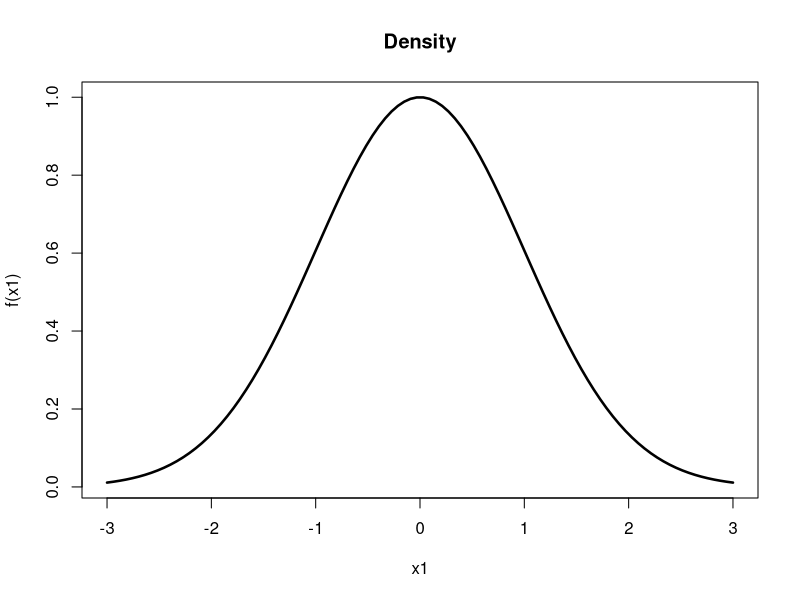
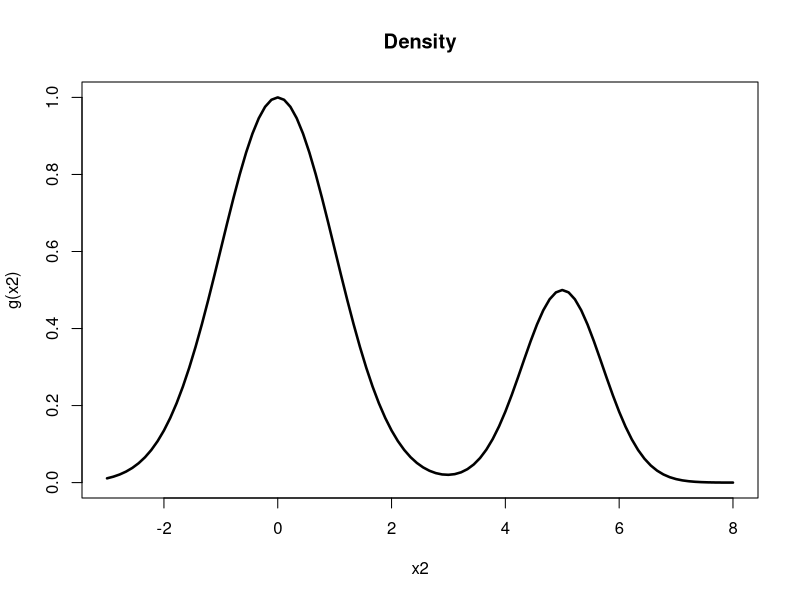
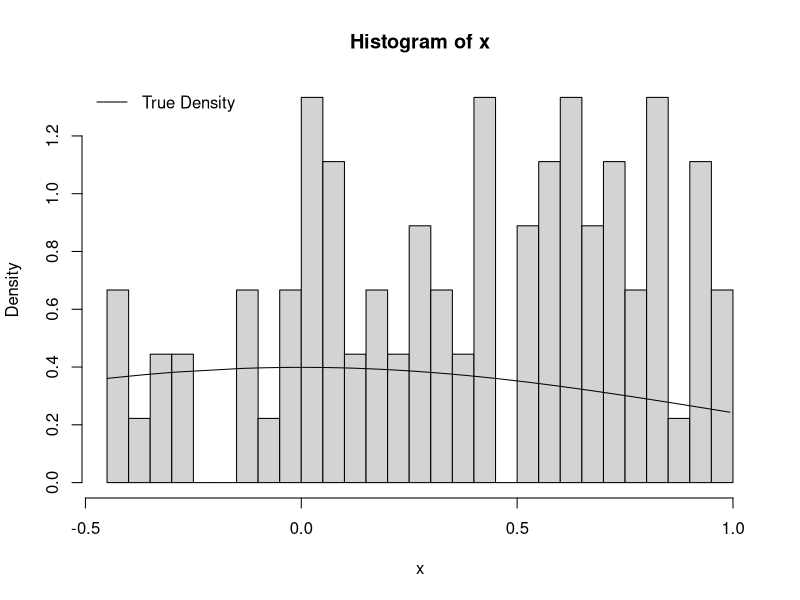
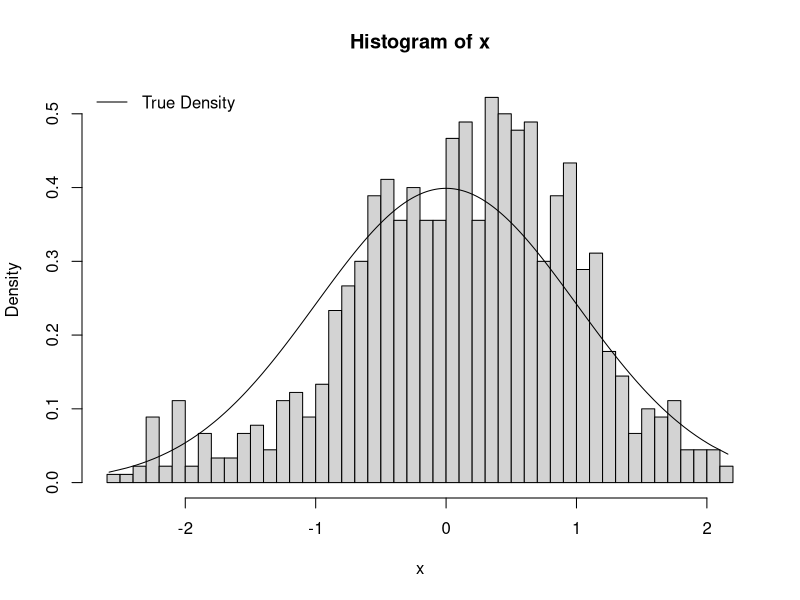
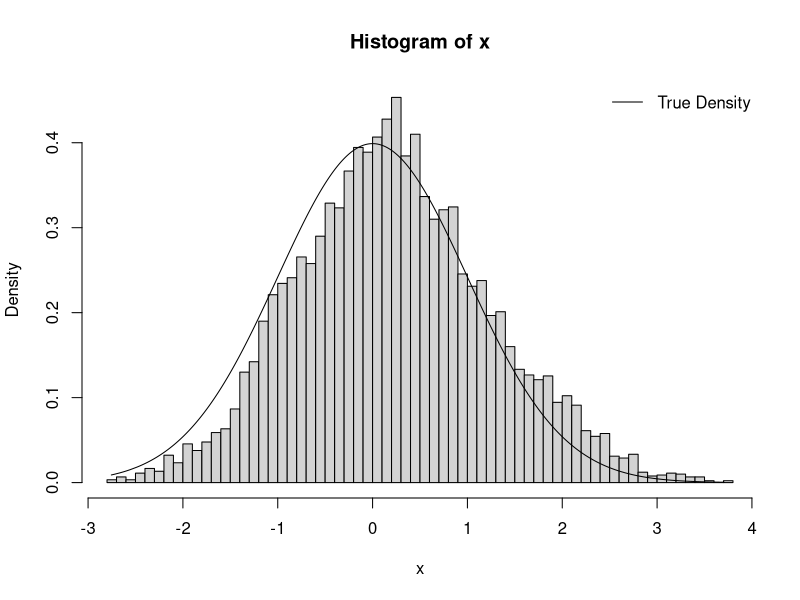
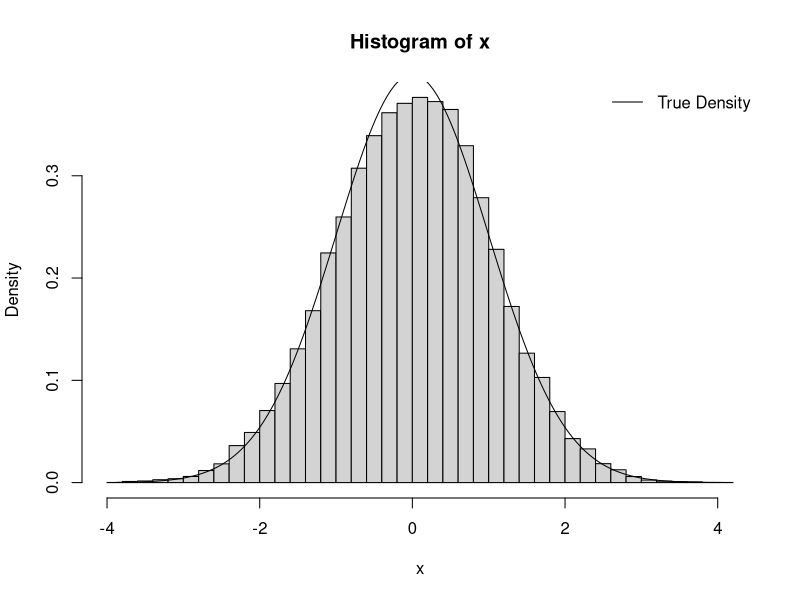
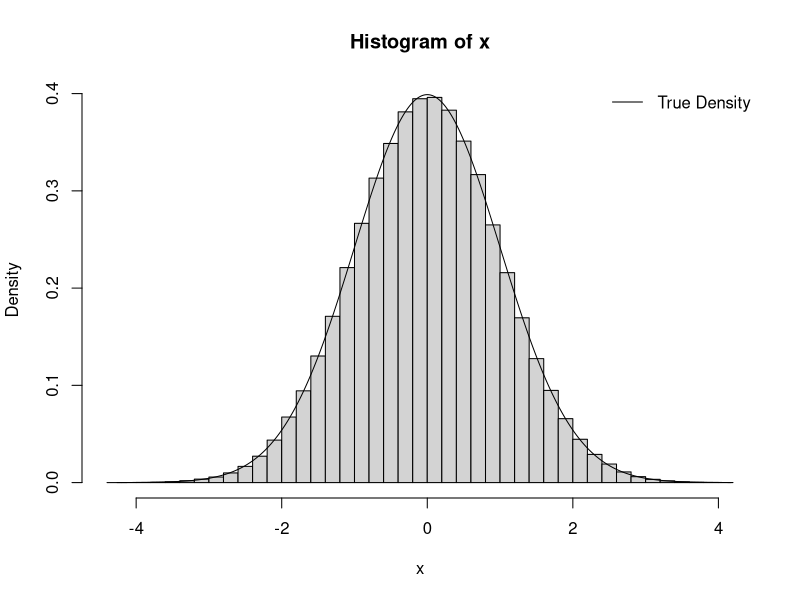
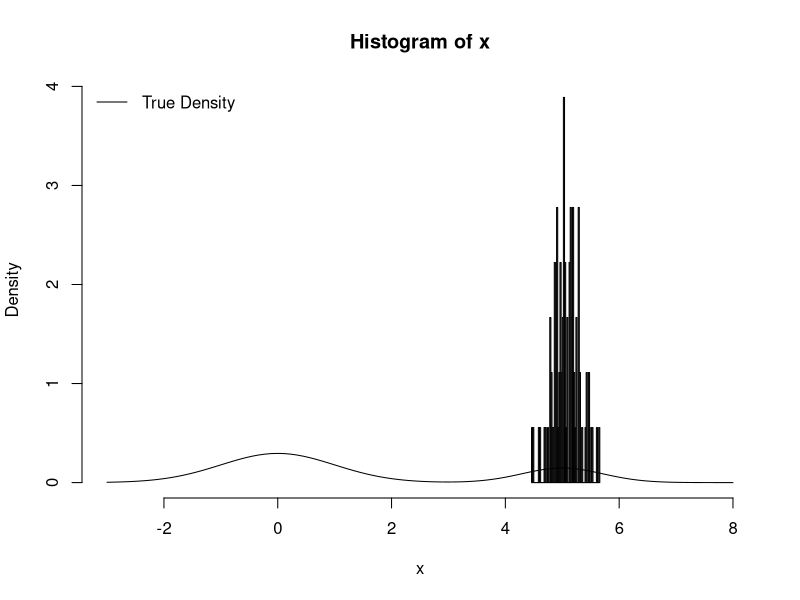

Reproduce these figures in R, in order.
#Stupid MCMC example

#Markov Chain Monte Carlo provides a means of sampling from a distribution that is 
#known only up to a constant of proportionality.  It can also be used for 
#optimization, in which we seek the point with the highest function value.  To that end, simply 
#create a bunch of samples (run the chain), and then look for the x-value at the maximum.

#Suppose our function to maximize is exp(-.5*x^2).  Note that this 
#proportional to a standard normal distribution, but is not itself standard normal.
#Also note that the solution in this example is trivial, the max is at x=0.
#But it's a good example.

f<-function(x) exp(-.5*x^2)
g<-function(x) exp(-.5*x^2)+.5*exp(-(x-5)^2)
x1<-seq(from=-3,to=3,length.out=100)
x2<-seq(from=-3,to=8,length.out=100)
plot(x1,f(x1),type="l",lwd=2.5,main="Density")
plot(x2,g(x2),type="l",lwd=2.5,main="Density")

g.norm<-unlist(integrate(g,lower=-10,upper=15))$value
g.norm

#Define a function to run a single Markov Chain, as a function of the number of reps.
#At each step, propose a random change.  Accept the change if it moves uphill, and 
#accept with some probability if the change moves downhill.  Remove the first so many
#iterations as "burn-in".  The chain only creates valid samples from the distribution 
#once it reaches a steady-state.

one.chain<-function(nreps=100000,f,seed=7,x.start=rnorm(1)) {
  set.seed(seed)
  x<-vector(mode="numeric",length=nreps)
  burn=nreps/10

  #Random starting point
  x[1]<-x.start

  for(i in 2:nreps) {
    x.tmp<-x[i-1]+rnorm(1,sd=.2)
    phi<-f(x.tmp)/f(x[i-1])
    if(phi>1) {
      x[i]<-x.tmp
    } else {
      x[i]<-ifelse(rbinom(1,1,prob=phi),x.tmp,x[i-1])
    }
  }
  return(x[-(1:burn)])
}

#-----First function unimodal

#Run 100 reps.  Looks really bad
x<-one.chain(100,f)
hist(x,freq=FALSE,nc=50)
lines(sort(x),dnorm(sort(x)))
legend("topleft","True Density",lty="solid",bty="n")

#Run 1000 reps.  Looks bad
x<-one.chain(1000,f)
hist(x,freq=FALSE,nc=50)
lines(sort(x),dnorm(sort(x)))
legend("topleft","True Density",lty="solid",bty="n")

#Run 10,000 reps.  Looks a little better
x<-one.chain(10000,f)
hist(x,freq=FALSE,nc=50)
lines(sort(x),dnorm(sort(x)))
legend("topright","True Density",lty="solid",bty="n")

#Run 100,000 reps.  Looks good.
x<-one.chain(100000,f)
hist(x,freq=FALSE,nc=50)
lines(sort(x),dnorm(sort(x)))
legend("topright","True Density",lty="solid",bty="n")

#Run 1,000,000 reps.  Looks great.
x<-one.chain(1000000,f)
hist(x,freq=FALSE,nc=50)
lines(sort(x),dnorm(sort(x)))
legend("topright","True Density",lty="solid",bty="n")

#Find the x at which the function is maximized.  Success!
x[which(f(x)==max(f(x)))]



#-----Second function multi-modal

#Run 100 reps.  Looks really bad
x<-one.chain(100,g,x.start=6)
hist(x,freq=FALSE,nc=50,xlim=c(-3,8))
lines(x2,g(x2)/g.norm)
legend("topleft","True Density",lty="solid",bty="n")

#Run 1000 reps.  Hasn't found the other hill yet
x<-one.chain(1000,g,x.start=6)
hist(x,freq=FALSE,nc=50,xlim=c(-3,8))
lines(x2,g(x2)/g.norm)
legend("topleft","True Density",lty="solid",bty="n")

#Run 10,000 reps.  Found the other hill but levels are off
x<-one.chain(10000,g,x.start=6)
hist(x,freq=FALSE,nc=50)
lines(sort(x),g(sort(x))/g.norm)
legend("topright","True Density",lty="solid",bty="n")

#Run 100,000 reps.  Looks good.
x<-one.chain(100000,g,x.start=6)
hist(x,freq=FALSE,nc=50,xlim=c(-3,8))
lines(x2,g(x2)/g.norm)
legend("topright","True Density",lty="solid",bty="n")

#Run 5,000,000 reps.  Looks great.
x<-one.chain(5000000,g,x.start=6)
hist(x,freq=FALSE,nc=50,xlim=c(-3,8))
lines(x2,g(x2)/g.norm)
legend("topright","True Density",lty="solid",bty="n")

#Find the x at which the function is maximized.  Success!
x[which(g(x)==max(g(x)))]


